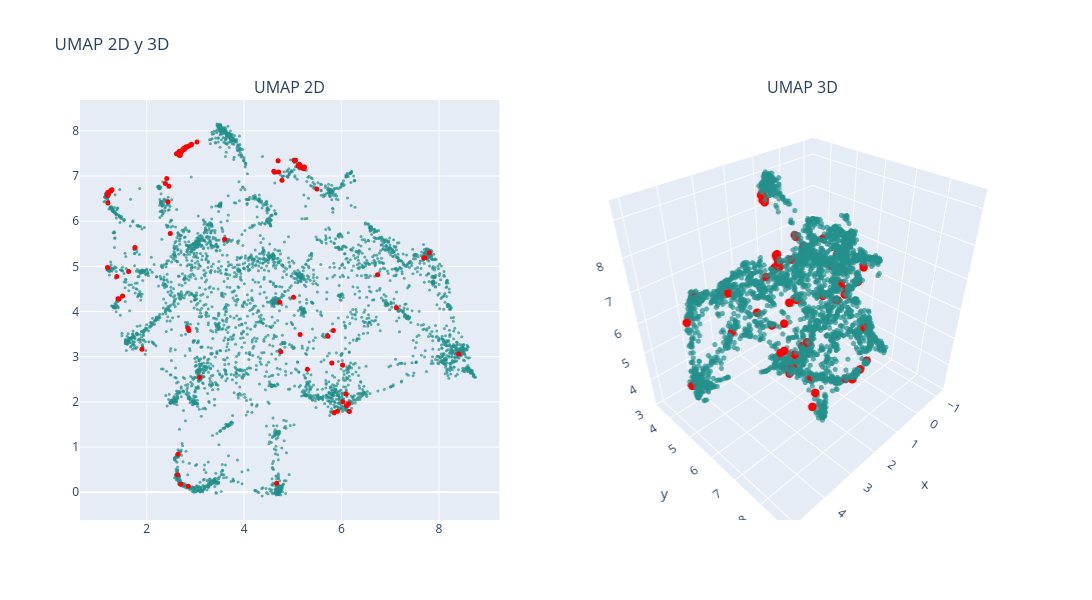

Source (notebook cell):
### Markdown cell above
### UMAP

### Code cell
# n_neighbors = 200
# n_neighbors = int(len(df) / k)

# n_neighbors = 200
n_neighbors = 50 # 6.5x minutos, resultado: vision mas global, no se distinguen tanto los clusters
# n_neighbors = 20 # 2.5x minutos, resultado: no se distinguen los clusters
# n_neighbors = 10 # 1.5x minutos, resultado: puntos muy juntos, se distinguen los clusters
# n_neighbors = 5 # x minutos, resultado: se distinguen bien los clusters, se ven un poco desconectados

min_dist = 0

# UMAP 2D
reducer_2d = umap.UMAP(n_neighbors=n_neighbors, min_dist=min_dist, n_components=2, random_state=0, metric='cosine')
embedding_2d = reducer_2d.fit_transform(df_vectorized)
df['umap2d_1'] = embedding_2d[:, 0]
df['umap2d_2'] = embedding_2d[:, 1]

# UMAP 3D
reducer_3d = umap.UMAP(n_neighbors=n_neighbors, min_dist=min_dist, n_components=3, random_state=0, metric='cosine')
embedding_3d = reducer_3d.fit_transform(df_vectorized)
df['umap3d_1'] = embedding_3d[:, 0]
df['umap3d_2'] = embedding_3d[:, 1]
df['umap3d_3'] = embedding_3d[:, 2]

# Graficar
colors = np.ones(len(df))  # Color base
colors_knn = np.zeros(len(df))  # Color para los KNN
colors_knn[knn_idxs[0]] = 1  # Resaltar los KNN

fig = make_subplots(rows=1, cols=2, subplot_titles=("UMAP 2D", "UMAP 3D"), 
                    specs=[[{"type": "scatter"}, {"type": "scatter3d"}]])

# Puntos normales (fondo)
fig.add_trace(
    go.Scatter(x=df['umap2d_1'], y=df['umap2d_2'], mode='markers',
               marker=dict(color=colors, colorscale='Viridis', size=3, opacity=0.7), 
               text=data['title'],
               hovertemplate="Titulo: %{text}<br>x: %{x}<br>y: %{y}<extra></extra>"),
    row=1, col=1)

# Puntos resaltados (delante)
fig.add_trace(
    go.Scatter(x=df.loc[knn_idxs[0], 'umap2d_1'], 
               y=df.loc[knn_idxs[0], 'umap2d_2'], 
               mode='markers',
               marker=dict(color='red', size=5, opacity=1), 
               text=data.loc[knn_idxs[0], 'title'], 
               hovertemplate="Titulo: %{text}<br>x: %{x}<br>y: %{y}<extra></extra>"),
    row=1, col=1)

# Puntos normales en 3D (fondo)
fig.add_trace(
    go.Scatter3d(x=df['umap3d_1'], y=df['umap3d_2'], z=df['umap3d_3'], mode='markers',
                 marker=dict(color=colors, colorscale='Viridis', size=3, opacity=0.7), 
                 text=data['title'],
                 hovertemplate="Cluster: %{text}<br>x: %{x}<br>y: %{y}<br>z: %{z}<extra></extra>"),
    row=1, col=2)

# Puntos resaltados en 3D (delante)
fig.add_trace(
    go.Scatter3d(x=df.loc[knn_idxs[0], 'umap3d_1'],
                 y=df.loc[knn_idxs[0], 'umap3d_2'],
                 z=df.loc[knn_idxs[0], 'umap3d_3'],
                 mode='markers',
                 marker=dict(color='red', size=5, opacity=1), 
                 text=data.loc[knn_idxs[0], 'title'], 
                 hovertemplate="Cluster: %{text}<br>x: %{x}<br>y: %{y}<br>z: %{z}<extra></extra>"),
    row=1, col=2)

fig.update_layout(height=600, width=1200, title_text="UMAP 2D y 3D", showlegend=False)
fig.show()

### Figure 1 — Plotly figure (JSON) as saved in the notebook; plotly's stock layout.template omitted (floating-point values rounded to 4 significant figures; data arrays with more than 128 entries replaced by an {"elided": "..."} marker saying what was removed)
{"data": [{"hovertemplate": "Titulo: %{text}<br>x: %{x}<br>y: %{y}<extra></extra>", "marker": {"color": {"elided": "4323 float values"}, "colorscale": [[0, "#440154"], [0.1111, "#482878"], [0.2222, "#3e4989"], [0.3333, "#31688e"], [0.4444, "#26828e"], [0.5556, "#1f9e89"], [0.6667, "#35b779"], [0.7778, "#6ece58"], [0.8889, "#b5de2b"], [1, "#fde725"]], "opacity": 0.7, "size": 3}, "mode": "markers", "text": {"elided": "4323 str values"}, "type": "scatter", "x": {"elided": "4323 float values"}, "xaxis": "x", "y": {"elided": "4323 float values"}, "yaxis": "y"}, {"hovertemplate": "Titulo: %{text}<br>x: %{x}<br>y: %{y}<extra></extra>", "marker": {"color": "red", "opacity": 1, "size": 5}, "mode": "markers", "text": ["application of neural network controller and policy gradient reinforcement learning on modular multilevel converter mmc a proof of concept", "machine learning emulation of model predictive control for modular multilevel converters", "optimized real time control for modular multilevel converters using adaptive neural networks", "machine learning enhanced predictive control for modular multilevel converters in hvdc transmission systems", "inverse application of artificial intelligence for the control of power converters", "optimized model predictive control using machine learning for hvdc modular multilevel converters", "predictor based data driven model free adaptive predictive control of power converters using machine learning", "transfer learning framework for impedance characterization of modular multilevel converters", "machine learning based control of integrated drive and chagre mode bi modular power converter for pv assisted light electric vehicle", "reinforcement learning based method to exploit vulnerabilities of false data injection attack detectors in modular multilevel converters", "hybrid condition monitoring for power converters learning based methods with statistical guarantees", "neural network controller based on direct and indirect model predictive for modular multilevel converters", "reinforcement learning based false data injection attacks detector for modular multilevel converters", "neural network based model predictive controllers for modular multilevel converters", "artificial intelligence applications in the control and performance improvement of modular multilevel converters a review", "fault diagnosis for modular multilevel converter mmc based on deep learning an edge implementation using binary neural network", "condition monitoring for power converters via deep one class classification", "power management systems for harmonic elimination using federated learning approach", "neural network based model predictive control approach for modular multilevel converters", "design and analysis of the model predictive control implemented by the ann technique for mmc based rectifier with improved grid adaptability", "open circuit fault detection and localization in modular multilevel converters based on transformer neural networks", "enhancing control stability in mmc hvdc systems through data driven approaches", "auto tuned model predictive control based neural network controller for modular multilevel converters", "denoising and voltage estimation in modular multilevel converters using deep neural networks", "impedance identification method of mmc based on control physical information and data driven", "artificial neural network based pi control of battery energy storage system connected with mmc hvdc system", "data driven impedance identification and stability online assessment of dfig based wind farm integration with mmc hvdc", "capacitor parameter estimation based on wavelet transform and convolution neural network", "estimation of battery parameters in cascaded half bridge converters with reduced voltage sensors", "overview of modeling schemes for mmc converter in flexible dc distribution network", "real time fault detection and identification for mmc using 1 d convolutional neural networks", "gwo based pi controller assisted half bridge sub module mmc for hybrid energy system", "data driven neural predictors based robust mpc for power converters", "an on line capacitor condition monitoring method based on switching frequencies for modular multilevel converters", "distributed neural network observer for submodule capacitor voltage estimation in modular multilevel converters", "adaptive fault current limiting strategy for flexible dc power grids based on deep neural networks", "neural predictor based dynamic surface predictive control for power converters", "neural predictor based low switching frequency fcs mpc for mmc with online weighting factors tuning", "bayesian regularization based mpc for a hybrid modular multilevel converter", "voltage estimation for diode clamped mmcs based on a simplified neural network", "improving the resilience of modular multilevel converters using concurrent estimators", "sub module capacitor voltage balancing control based on model prediction", "design and simulation of marine electromagnetic transmission system", "data driven fault detection of multiple open circuit faults for mmc systems based on long short term memory networks", "event triggered neural predictor based fcs mpc for mmc", "a deep lstm based rsf capacitor voltage balancing method for mmc", "reliability improvement of mmc in energy storage system using ann based sensorless estimation for sub module voltages", "control system communication architecture for power electronic building blocks", "predictor based neural network finite set predictive control for modular multilevel converter", "a high speed control network synchronization jitter evaluation for embedded monitoring and control in modular multilevel converter", "book reviews 7 books reviewed", "synchronous machine imitation control of mmc stations adaptable for both strong and weak grids", "ieee draft guide for technology of unified power flow controller using modular multilevel converter part 1 functions", "disortnet a network protocol with distributed sorting for modular multilevel converters", "real time network protocol for gate driver communication and control", "wireless communication in modular multilevel converters and electromagnetic interference characterization", "comparative study of pes net and sycco bus communication protocols for modular multilevel converter", "on internal stable modes of modular multilevel converters", "a modular and distributed grid interface for transformer less power supply to road side coil sections of dynamic inductive charging systems", "novel distributed control platform and algorithm for a modular multilevel matrix converter", "interaction large signal stability analysis of m3c and gfm gfl hybrid control strategies converters based on the novel fuzzy tensor space method", "mechanical dc circuit breakers and fbsm based mmcs in a high voltage mtdc network coordinated operation for network riding through dc fault", "an overview of soft open points in electricity distribution networks", "topology and control of intermediate frequency isolated offshore wind power centralized hydrogen production equipment based on m3c", "front cover", "study on simulation analysis of secondary board card with multi physical field coupling", "submodule short circuit fault diagnosis based on wavelet transform and support vector machines for modular multilevel converter with series and parallel connectivity", "flexible transmission and resilient distribution systems enabled by power electronics", "an intelligent control for m statcom applications", "power electronics basics operating principles design formulas and applications book news", "complementing ac and dc terminal stability analyses of mmc with circulating current inner loop impedance model", "a novel concept for modular multilevel universal power controller mupc", "high performance distributed power electronics communication network design with 5 gbps data rate and sub nanosecond synchronization accuracy", "fpga implementation of slave communication controller for modular multilevel converter", "mmc thermal measurements on floating potential using an arduino based distributed and wireless iot sensor system", "a performance analysis of three potential control network for monitoring and control in power electronics converter", "fault isolation scheme based on circuit breaker optimization strategy in dc distribution network", "a compact high power single turn inductor for 6 kv sic based power electronics building blocks", "implementation of high speed control network with fail safe control and communication cable redundancy in modular multilevel converter", "mmc hvdc transmission technology and mtdc networks", "a statistical submodule open circuit failure diagnosis method for mmcs enabling failure detection localization and classification", "systematic analysis and characterization of extreme failure for igct in mmc hvdc system part i device structure explosion characteristics and optimization", "single pole ground fault protection method for dc distribution network based on active injection method", "wireless control of modular multilevel converter submodules", "constrained synchronization of multi agent systems using distributed mpc and invariant families of terminal sets", "power electronics in 2025 and beyond a focus on power electronics and systems technology", "a multiload inductive power transfer repeater system with constant load current characteristics", "second life management from battery storage system of electric waterborne transport applications perspectives and solutions", "fpga based implementation of sorting networks in mmc applications", "harmonics elimination based on curve fitting method for modular multilevel converters", "experimental investigation on breakdown characteristics of metallized film capacitors under ac and dc superimposed voltage", "fault diagnosis strategy for mmc current sensors based on fault characteristics recognition", "communication network latency compensation in modular multilevel converters", "a vsc hvdc based flexible controller for improving the performance of looped electromagnetic networks in guangzhou power grid", "a hybrid intelligent control for dscc based modular statcom", "a new modular multilevel converter topology for green hydrogen production", "editorial special issue on modular multilevel converters 2015", "a wireless power transfer system powering multiple gate drivers in a modular multilevel converter", "adaptive reclosing scheme based on parameter identification for active detection of dc distribution network", "a lin inspired optical bus for signal isolation in multilevel or modular power electronic converters"], "type": "scatter", "x": [2.718, 2.757, 2.682, 2.801, 2.691, 2.803, 2.816, 7.801, 2.633, 4.629, 1.267, 2.67, 4.709, 2.77, 2.773, 2.612, 1.267, 2.677, 2.702, 2.681, 1.203, 2.689, 2.741, 2.69, 2.678, 2.673, 2.709, 2.633, 2.699, 6.028, 1.289, 2.689, 2.896, 1.762, 2.413, 6.16, 2.86, 2.918, 2.775, 2.457, 4.61, 2.676, 3.088, 1.208, 2.92, 2.485, 2.386, 5.238, 3.033, 5.138, 1.436, 7.125, 5.72, 5.199, 5.155, 5.025, 5.152, 7.687, 2.645, 4.777, 6.74, 5.848, 4.753, 8.403, 1.904, 1.198, 1.211, 5.8, 4.732, 1.412, 7.708, 5.149, 5.106, 5.207, 2.44, 5.184, 5.914, 1.506, 5.221, 6.021, 1.205, 1.388, 6.143, 5.051, 4.697, 5.833, 2.866, 2.854, 5.493, 3.602, 1.631, 1.198, 5.136, 6.09, 5.015, 4.668, 5.299, 2.852, 6.099, 5.228], "xaxis": "x", "y": [7.551, 7.602, 7.54, 7.632, 7.537, 7.64, 7.639, 5.299, 0.3871, 7.084, 6.669, 7.547, 7.088, 7.611, 7.59, 7.493, 6.681, 7.457, 7.519, 7.52, 6.633, 7.523, 7.575, 7.524, 7.521, 7.465, 7.527, 7.497, 0.1764, 2.003, 6.695, 7.461, 7.681, 5.419, 6.945, 1.789, 7.657, 7.705, 7.598, 6.775, 7.106, 7.51, 2.544, 6.603, 7.697, 5.725, 6.833, 7.197, 7.749, 7.217, 4.278, 4.083, 3.451, 7.189, 7.219, 7.347, 7.219, 5.185, 0.8419, 6.906, 4.815, 1.76, 3.112, 3.057, 3.165, 4.972, 6.623, 2.861, 4.207, 4.282, 5.19, 3.489, 7.221, 7.19, 6.432, 7.181, 1.792, 4.345, 7.191, 2.817, 6.401, 4.777, 1.96, 7.348, 7.337, 3.578, 3.581, 0.1331, 6.714, 5.602, 4.887, 6.569, 7.26, 2.175, 4.315, 0.1959, 2.725, 3.628, 1.912, 7.162], "yaxis": "y"}, {"hovertemplate": "Cluster: %{text}<br>x: %{x}<br>y: %{y}<br>z: %{z}<extra></extra>", "marker": {"color": {"elided": "4323 float values"}, "colorscale": [[0, "#440154"], [0.1111, "#482878"], [0.2222, "#3e4989"], [0.3333, "#31688e"], [0.4444, "#26828e"], [0.5556, "#1f9e89"], [0.6667, "#35b779"], [0.7778, "#6ece58"], [0.8889, "#b5de2b"], [1, "#fde725"]], "opacity": 0.7, "size": 3}, "mode": "markers", "scene": "scene", "text": {"elided": "4323 str values"}, "type": "scatter3d", "x": {"elided": "4323 float values"}, "y": {"elided": "4323 float values"}, "z": {"elided": "4323 float values"}}, {"hovertemplate": "Cluster: %{text}<br>x: %{x}<br>y: %{y}<br>z: %{z}<extra></extra>", "marker": {"color": "red", "opacity": 1, "size": 5}, "mode": "markers", "scene": "scene", "text": ["application of neural network controller and policy gradient reinforcement learning on modular multilevel converter mmc a proof of concept", "machine learning emulation of model predictive control for modular multilevel converters", "optimized real time control for modular multilevel converters using adaptive neural networks", "machine learning enhanced predictive control for modular multilevel converters in hvdc transmission systems", "inverse application of artificial intelligence for the control of power converters", "optimized model predictive control using machine learning for hvdc modular multilevel converters", "predictor based data driven model free adaptive predictive control of power converters using machine learning", "transfer learning framework for impedance characterization of modular multilevel converters", "machine learning based control of integrated drive and chagre mode bi modular power converter for pv assisted light electric vehicle", "reinforcement learning based method to exploit vulnerabilities of false data injection attack detectors in modular multilevel converters", "hybrid condition monitoring for power converters learning based methods with statistical guarantees", "neural network controller based on direct and indirect model predictive for modular multilevel converters", "reinforcement learning based false data injection attacks detector for modular multilevel converters", "neural network based model predictive controllers for modular multilevel converters", "artificial intelligence applications in the control and performance improvement of modular multilevel converters a review", "fault diagnosis for modular multilevel converter mmc based on deep learning an edge implementation using binary neural network", "condition monitoring for power converters via deep one class classification", "power management systems for harmonic elimination using federated learning approach", "neural network based model predictive control approach for modular multilevel converters", "design and analysis of the model predictive control implemented by the ann technique for mmc based rectifier with improved grid adaptability", "open circuit fault detection and localization in modular multilevel converters based on transformer neural networks", "enhancing control stability in mmc hvdc systems through data driven approaches", "auto tuned model predictive control based neural network controller for modular multilevel converters", "denoising and voltage estimation in modular multilevel converters using deep neural networks", "impedance identification method of mmc based on control physical information and data driven", "artificial neural network based pi control of battery energy storage system connected with mmc hvdc system", "data driven impedance identification and stability online assessment of dfig based wind farm integration with mmc hvdc", "capacitor parameter estimation based on wavelet transform and convolution neural network", "estimation of battery parameters in cascaded half bridge converters with reduced voltage sensors", "overview of modeling schemes for mmc converter in flexible dc distribution network", "real time fault detection and identification for mmc using 1 d convolutional neural networks", "gwo based pi controller assisted half bridge sub module mmc for hybrid energy system", "data driven neural predictors based robust mpc for power converters", "an on line capacitor condition monitoring method based on switching frequencies for modular multilevel converters", "distributed neural network observer for submodule capacitor voltage estimation in modular multilevel converters", "adaptive fault current limiting strategy for flexible dc power grids based on deep neural networks", "neural predictor based dynamic surface predictive control for power converters", "neural predictor based low switching frequency fcs mpc for mmc with online weighting factors tuning", "bayesian regularization based mpc for a hybrid modular multilevel converter", "voltage estimation for diode clamped mmcs based on a simplified neural network", "improving the resilience of modular multilevel converters using concurrent estimators", "sub module capacitor voltage balancing control based on model prediction", "design and simulation of marine electromagnetic transmission system", "data driven fault detection of multiple open circuit faults for mmc systems based on long short term memory networks", "event triggered neural predictor based fcs mpc for mmc", "a deep lstm based rsf capacitor voltage balancing method for mmc", "reliability improvement of mmc in energy storage system using ann based sensorless estimation for sub module voltages", "control system communication architecture for power electronic building blocks", "predictor based neural network finite set predictive control for modular multilevel converter", "a high speed control network synchronization jitter evaluation for embedded monitoring and control in modular multilevel converter", "book reviews 7 books reviewed", "synchronous machine imitation control of mmc stations adaptable for both strong and weak grids", "ieee draft guide for technology of unified power flow controller using modular multilevel converter part 1 functions", "disortnet a network protocol with distributed sorting for modular multilevel converters", "real time network protocol for gate driver communication and control", "wireless communication in modular multilevel converters and electromagnetic interference characterization", "comparative study of pes net and sycco bus communication protocols for modular multilevel converter", "on internal stable modes of modular multilevel converters", "a modular and distributed grid interface for transformer less power supply to road side coil sections of dynamic inductive charging systems", "novel distributed control platform and algorithm for a modular multilevel matrix converter", "interaction large signal stability analysis of m3c and gfm gfl hybrid control strategies converters based on the novel fuzzy tensor space method", "mechanical dc circuit breakers and fbsm based mmcs in a high voltage mtdc network coordinated operation for network riding through dc fault", "an overview of soft open points in electricity distribution networks", "topology and control of intermediate frequency isolated offshore wind power centralized hydrogen production equipment based on m3c", "front cover", "study on simulation analysis of secondary board card with multi physical field coupling", "submodule short circuit fault diagnosis based on wavelet transform and support vector machines for modular multilevel converter with series and parallel connectivity", "flexible transmission and resilient distribution systems enabled by power electronics", "an intelligent control for m statcom applications", "power electronics basics operating principles design formulas and applications book news", "complementing ac and dc terminal stability analyses of mmc with circulating current inner loop impedance model", "a novel concept for modular multilevel universal power controller mupc", "high performance distributed power electronics communication network design with 5 gbps data rate and sub nanosecond synchronization accuracy", "fpga implementation of slave communication controller for modular multilevel converter", "mmc thermal measurements on floating potential using an arduino based distributed and wireless iot sensor system", "a performance analysis of three potential control network for monitoring and control in power electronics converter", "fault isolation scheme based on circuit breaker optimization strategy in dc distribution network", "a compact high power single turn inductor for 6 kv sic based power electronics building blocks", "implementation of high speed control network with fail safe control and communication cable redundancy in modular multilevel converter", "mmc hvdc transmission technology and mtdc networks", "a statistical submodule open circuit failure diagnosis method for mmcs enabling failure detection localization and classification", "systematic analysis and characterization of extreme failure for igct in mmc hvdc system part i device structure explosion characteristics and optimization", "single pole ground fault protection method for dc distribution network based on active injection method", "wireless control of modular multilevel converter submodules", "constrained synchronization of multi agent systems using distributed mpc and invariant families of terminal sets", "power electronics in 2025 and beyond a focus on power electronics and systems technology", "a multiload inductive power transfer repeater system with constant load current characteristics", "second life management from battery storage system of electric waterborne transport applications perspectives and solutions", "fpga based implementation of sorting networks in mmc applications", "harmonics elimination based on curve fitting method for modular multilevel converters", "experimental investigation on breakdown characteristics of metallized film capacitors under ac and dc superimposed voltage", "fault diagnosis strategy for mmc current sensors based on fault characteristics recognition", "communication network latency compensation in modular multilevel converters", "a vsc hvdc based flexible controller for improving the performance of looped electromagnetic networks in guangzhou power grid", "a hybrid intelligent control for dscc based modular statcom", "a new modular multilevel converter topology for green hydrogen production", "editorial special issue on modular multilevel converters 2015", "a wireless power transfer system powering multiple gate drivers in a modular multilevel converter", "adaptive reclosing scheme based on parameter identification for active detection of dc distribution network", "a lin inspired optical bus for signal isolation in multilevel or modular power electronic converters"], "type": "scatter3d", "x": [0.9979, 1.024, 1.003, 1.04, 1.018, 1.037, 1.058, 3.795, 2.627, 0.6003, 0.5355, 1.008, 0.5708, 1.055, 1.045, 1.002, 0.5348, 0.9845, 1.025, 1.001, 0.5006, 1.018, 1.043, 0.9846, 1.021, 3.407, 4.271, 0.9898, 2.92, 1.643, 0.5197, 3.134, 1.114, -0.6148, 0.2413, 1.591, 1.14, 1.138, 1.051, 0.1644, 0.5765, 0.9702, 0.5855, 0.5493, 1.108, -0.4447, 0.2321, 0.5058, 1.142, 0.4425, -0.1293, 3.61, 1.975, 0.4922, 0.5074, 0.3494, 0.4985, 3.823, 2.232, 0.5795, 3.232, 1.859, 1.889, 4.877, 0.8088, -1.159, 0.4946, 2.302, 2.297, -0.1656, 3.814, 1.832, 0.4723, 0.5423, 0.1656, 0.5285, 1.761, -0.3868, 0.4724, 2.351, 0.448, -0.7371, 1.643, 0.3553, 1.37, 2.124, 0.2241, 3.042, 0.9745, 0.05816, -0.5792, 0.5361, 0.4638, 1.851, 2.47, 3.203, 1.919, 0.1879, 1.62, 0.5468], "y": [3.65, 3.664, 3.674, 3.697, 3.659, 3.672, 3.684, 3.796, 8.711, 3.653, 4.731, 3.65, 3.651, 3.703, 3.705, 3.648, 4.749, 3.678, 3.655, 3.654, 4.73, 3.648, 3.685, 3.652, 3.636, 7.904, 4.124, 3.658, 8.735, 5.43, 4.754, 7.787, 3.733, 4.883, 4.125, 5.205, 3.727, 3.761, 3.692, 4.413, 3.675, 3.673, 7.229, 4.813, 3.744, 5.231, 4.183, 3.5, 3.775, 3.496, 5.543, 5.202, 4.911, 3.474, 3.511, 3.522, 3.509, 3.936, 8.589, 3.718, 4.667, 5.509, 6.301, 4.971, 7.206, 5.533, 4.764, 5.781, 6.295, 5.572, 3.924, 5.295, 3.528, 3.489, 3.903, 3.497, 5.401, 5.664, 3.508, 5.665, 4.861, 5.447, 5.237, 3.514, 4.135, 4.447, 5.304, 8.635, 3.573, 5.108, 5.316, 4.842, 3.5, 5.421, 6.205, 7.764, 5.803, 5.203, 5.228, 3.522], "z": [8.364, 8.429, 8.404, 8.455, 8.397, 8.446, 8.471, 6.446, 6.199, 6.401, 3.372, 8.383, 6.313, 8.482, 8.476, 8.351, 3.347, 8.362, 8.404, 8.375, 3.289, 8.357, 8.446, 8.342, 8.343, 5.94, 5.991, 8.339, 6.102, 3.563, 3.343, 5.159, 8.54, 6.032, 7.137, 3.252, 8.545, 8.603, 8.473, 6.852, 6.443, 8.358, 5.523, 3.362, 8.567, 6.644, 7.092, 5.871, 8.618, 5.87, 5.296, 5.908, 5.099, 5.86, 5.858, 5.833, 5.864, 6.466, 6.143, 6.161, 6.695, 3.51, 5.185, 4.671, 7.539, 5.489, 3.332, 4.832, 6.824, 5.277, 6.477, 5.289, 5.895, 5.853, 6.179, 5.87, 3.506, 5.434, 5.884, 4.706, 3.565, 5.376, 3.367, 5.865, 8.531, 5.396, 5.5, 6.127, 5.748, 7.313, 5.598, 3.4, 5.863, 3.644, 6.772, 4.705, 4.473, 5.494, 3.339, 5.846]}], "layout": {"annotations": [{"font": {"size": 16}, "showarrow": false, "text": "UMAP 2D", "x": 0.225, "xanchor": "center", "xref": "paper", "y": 1, "yanchor": "bottom", "yref": "paper"}, {"font": {"size": 16}, "showarrow": false, "text": "UMAP 3D", "x": 0.775, "xanchor": "center", "xref": "paper", "y": 1, "yanchor": "bottom", "yref": "paper"}], "height": 600, "scene": {"domain": {"x": [0.55, 1], "y": [0, 1]}}, "showlegend": false, "title": {"text": "UMAP 2D y 3D"}, "width": 1200, "xaxis": {"anchor": "y", "domain": [0, 0.45]}, "yaxis": {"anchor": "x", "domain": [0, 1]}}}
